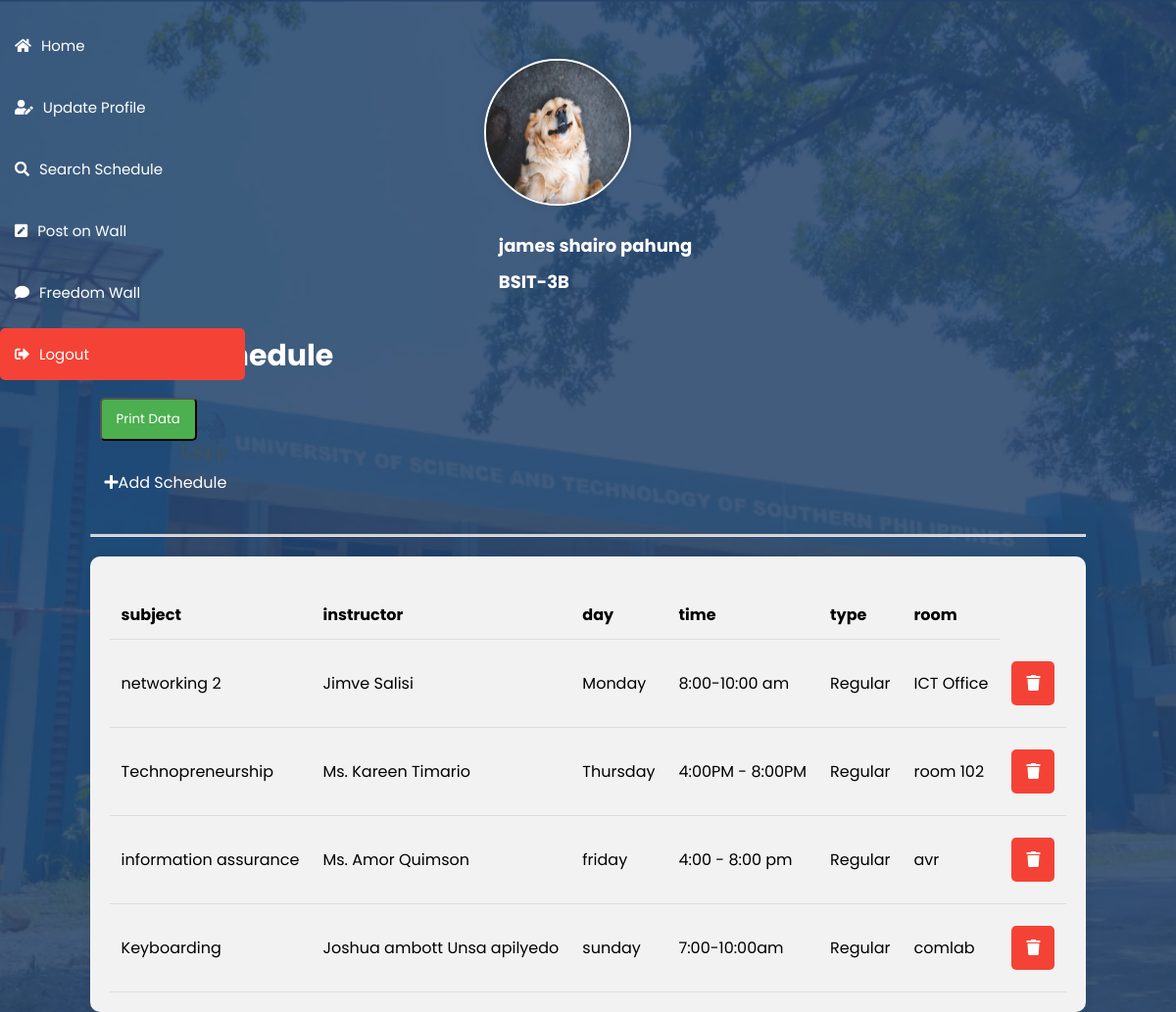
The app's page /userhome.php (signed in) with its own data.
### tables this page shows
CREATE TABLE `users` (
  `id` int(100) NOT NULL,
  `name` varchar(50) NOT NULL,
  `courseandyear` varchar(100) NOT NULL,
  `email` varchar(50) NOT NULL,
  `password` varchar(255) NOT NULL,
  `image` varchar(100) DEFAULT NULL,
  `role` varchar(20) NOT NULL DEFAULT 'user'
);

CREATE TABLE `user_sched` (
  `num` int(9) NOT NULL,
  `user_id` int(9) NOT NULL,
  `id` int(99) NOT NULL,
  `subject` varchar(99) NOT NULL,
  `instructor` varchar(99) NOT NULL,
  `day` varchar(99) NOT NULL,
  `time` varchar(99) NOT NULL,
  `type` varchar(99) NOT NULL,
  `room` varchar(99) NOT NULL
);

### userhome.php (the view, shortened to what this page needs)
<?php
include 'config.php';
$user_id = $_SESSION['user_id'];
$dataQuery = "SELECT * FROM user_sched WHERE user_id = '$user_id'";
$dataResult = mysqli_query($conn, $dataQuery);
$userQuery = "SELECT * FROM users WHERE id = '$user_id'";
$userResult = mysqli_query($conn, $userQuery);
$fetch = mysqli_fetch_assoc($userResult);
?>
<!DOCTYPE html>
<html lang="en">
<head>
   <link rel="stylesheet" href="https://cdnjs.cloudflare.com/ajax/libs/font-awesome/5.15.4/css/all.min.css">
</head>
<body>
<div class="sidebar">
    <a href="userhome.php" class="btn"><i class="fas fa-home"></i>Home</a>
    <a href="user_updp.php" class="btn"><i class="fas fa-user-edit"></i>Update Profile</a>
    <a href="searchsched.php" class="btn"><i class="fas fa-search"></i>Search Schedule</a>
    <a href="userthots.php?user_id=<?php echo $user_id; ?>" class="btn"><i class="fas fa-pen-square"></i>Post on Wall</a>
    <a href="wallthots.php" class="btn"><i class="fas fa-comment"></i>Freedom Wall</a>
    <a href="userhome.php?logout=<?php echo $user_id; ?>" class="delete-btn"><i class="fas fa-sign-out-alt"></i>Logout</a>
</div>
<body>
<div class="col-md-12">
<div class="profile-and-schedule">
   <div class="container">
      <div class="profile">
            <?php
               if ($fetch['image'] == '') {
                  echo '<img src="images/default-avatar.png">';
               } else {
                  echo '<img src="uploaded_img/'.$fetch['image'].'">';
               }
            ?>
            <h3><?php echo $fetch['name']; ?></h3>
            <h3><?php echo $fetch['courseandyear']; ?></h3>
         </div>
         <h2><i class="fas fa-calendar-alt"></i> My Schedule</h2>
      <button class="print-button" onclick="printData()">Print Data</button>
      <a href="searchsched.php" class="btn"><i class="fas fa-plus"></i>Add Schedule</a>
<hr style="border-top: 2px solid #ccc; width: 100%; margin-top: 20px;">
      <div class="data-storage">
      <table>
         <thead>
            <tr>
               <?php
               $columnsQuery = mysqli_query($conn, "SHOW COLUMNS FROM user_sched");
               while ($column = mysqli_fetch_assoc($columnsQuery)) {
                  if ($column['Field'] != 'num' && $column['Field'] != 'user_id' && $column['Field'] != 'id') {
                     echo '<th>' . $column['Field'] . '</th>';
                  }
               }
               ?>
            </tr>
         </thead>
         <tbody>
            <?php
            while ($row = mysqli_fetch_assoc($dataResult)) {
               echo '<tr>';
               foreach ($row as $key => $value) {
                  if ($key != 'num' && $key != 'user_id' && $key != 'id') {
                     echo '<td>' . $value . '</td>';
                  }
               }
               echo '<td><a href="deletesched.php?id=' . $row['id'] . '" class="delete-btn"><i class="fas fa-trash"></i></a></td>';
               echo '</tr>';
            }
            ?>
         </tbody>
      </table>
      </div>
   </div>
</div>
</body>
</html>

### userhome.php (style rules this page uses)
* { margin: 0; padding: 0; box-sizing: border-box; font-family: "Poppins", sans-serif; }
body { display: flex; justify-content: center; align-items: center; min-height: 100vh; background: url(pics/ustp.png) no-repeat; background-size: cover; background-position: center; }
.sidebar { height: none; width: 250px; position: fixed; top: 0; left: 0; padding-top: none; }
.sidebar a { padding: 15px; text-decoration: none; font-size: 15px; color: WHITE; display: block; transition: 0.3s; }
.sidebar a i { margin-right: 10px; }
.sidebar:not(.active) .btn { display: block; }
.btn { display: inline-block; padding: 10px 15px; margin: 10px 0; text-decoration: none; color: #fff; border-radius: 5px; transition: background-color 0.3s; }
.delete-btn { display: inline-block; padding: 10px 15px; margin: 10px 0; text-decoration: none; background-color: #f44336; color: #fff; border-radius: 5px; transition: background-color 0.3s; }
.container { display: flex; flex-direction: column; justify-content: left; margin-top: 20px; margin-left: auto; display: flex; flex-direction: column; align-items: flex-start; }
.profile { width: auto; margin: 0 auto; padding: 20px; border-radius: 10px; box-sizing: border-box; }
.profile h3 { margin-top: 10px; font-size: 18px; color: white; margin-left:15px; }
.profile img { width: 150px; height: 150px; border-radius: 50%; margin-bottom: 10px; border: 2px solid #fff; box-shadow: 0 0 10px rgba(0, 0, 0, 0.1); }
.data-storage { background-color: #f2f2f2; padding: 20px; border-radius: 10px; box-shadow: 0 0 10px rgba(0, 0, 0, 0.1); overflow-x: auto; }
.data-storage table { width: 100%; border-collapse: collapse; margin-top: 15px; }
.data-storage th, .data-storage td { padding: 12px; text-align: left; border-bottom: 1px solid #ddd; }
.data-storage th { background-color: #f2f2f2; }
.sidebar a:first-child { margin-top: 20px; }
.sidebar .btn { display: flex; align-items: center; padding: 15px; text-decoration: none; color: white; }
.profile-and-schedule { display: flex; flex-direction: column; align-items: center; justify-content: center; margin-top: 20px; }
.profile-and-schedule .profile { width: auto; margin: 0 auto; padding: 20px; border-radius: 10px; box-sizing: border-box; }
.profile-and-schedule .data-storage { background-color: #f2f2f2; padding: 20px; border-radius: 10px; box-shadow: 0 0 10px rgba(0, 0, 0, 0.1); overflow-x: auto; margin-top: 20px; }
h2 { font-size: 30px; color: white; margin-top: 20px; margin-bottom: 10px; margin-left:-550px; }
.print-button { display: inline-block; padding: 10px 15px; margin: 10px 0; text-decoration: none; background-color: #4caf50; color: #fff; border-radius: 5px; cursor: pointer; transition: background-color 0.3s; margin-left: 10px }
h2 { margin-left:20px; }

### records on screen
users: image (picture), name "james shairo pahung", courseandyear "BSIT-3B"
user_sched: subject "networking 2", instructor "Jimve Salisi", day "Monday", time "8:00-10:00 am", type "Regular", room "ICT Office"
user_sched: subject "Technopreneurship", instructor "Ms. Kareen Timario", day "Thursday", time "4:00PM - 8:00PM", type "Regular", room "room 102"
user_sched: subject "information assurance", instructor "Ms. Amor Quimson", day "friday", time "4:00 - 8:00 pm", type "Regular", room "avr"
user_sched: subject "Keyboarding", instructor "Joshua ambott Unsa apilyedo", day "sunday", time "7:00-10:00am", type "Regular", room "comlab"

### other values on screen
$column['Field'] "subject"
$column['Field'] "instructor"
$column['Field'] "day"
$column['Field'] "time"
$column['Field'] "type"
$column['Field'] "room"
